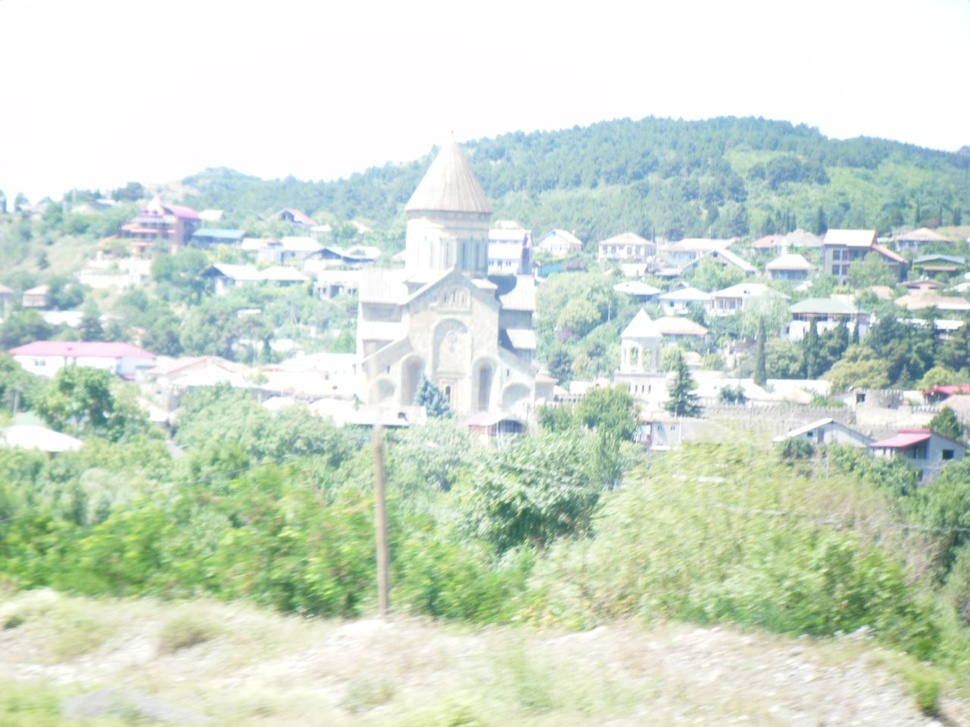
#> input picture DIP-Labs/Lab06_Image_Enhancement/sample_img.jpg, 970 x 727 px, shrunk from 1280 x 960 before the run
$ python Task_01.py
#> lines starting #> are read from the running program, lines starting #| are printed output that depends on the picture
'''
	Image enhancement of a washed out image using few techniques.
'''
import cv2
import matplotlib.pyplot as plt
import numpy as np

def plot_histogram(img):
	plt.hist(img.ravel(), bins=256, range=(0.0, 255.0), fc='k', ec='k')
	plt.show()

def gamma_correction(img_file, gamma=0.2):
	'''
		This is technique number 01.
		We apply gamma correction to check the results of the enhanced washed out image.
	'''
	img = cv2.imread(img_file, 0)
	height, width = img.shape
	gamma_corrected_img = np.zeros(shape=img.shape)
	print("Height: ", height, " Width: ", width)
	for y in range(width-1):
		for x in range(height-1):
			gamma_corrected_img[x,y] = (1*img[x,y]**(1/gamma))*255
	plt.imshow(gamma_corrected_img, cmap='gray')
	plt.show()

def histogram_equalization(img_file):
	'''
		This is the technique number 02.
		We apply histogram equalization technique in this to image.
		'''
#> called with img_file = 'sample_img.jpg'
	img = cv2.imread(img_file)
#> img is the input picture: shape (727, 970, 3); mean B, G, R 204.8, 219.7, 206.5
	img_yuv = cv2.cvtColor(img, cv2.COLOR_BGR2YUV)
#> img_yuv: shape (727, 970, 3); mean of channels 0, 1, 2 214.1, 123.4, 121.4
	img_yuv[:,:,0] = cv2.equalizeHist(img_yuv[:,:,0])
#> img_yuv: shape (727, 970, 3); mean of channels 0, 1, 2 133, 123.4, 121.4
	img_output = cv2.cvtColor(img_yuv, cv2.COLOR_YUV2BGR)
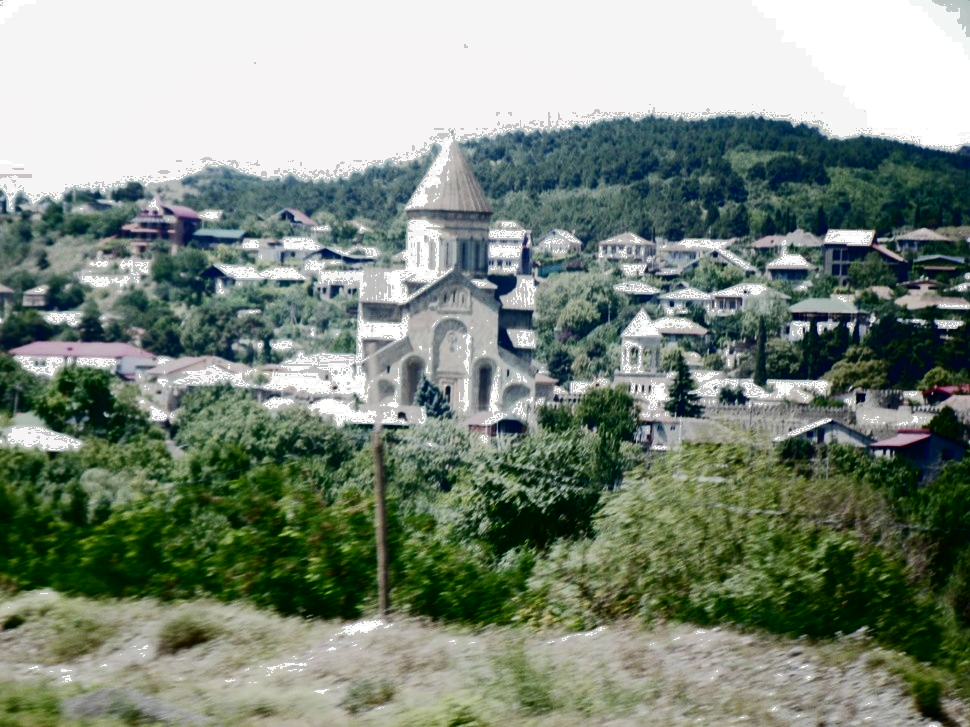
#> img_output: shape (727, 970, 3); mean B, G, R 125.2, 138.6, 126.2
	plt.imshow(img_output)
	plt.show()
	plot_histogram(img_output)
#> in plot_histogram, `plt.show()`:
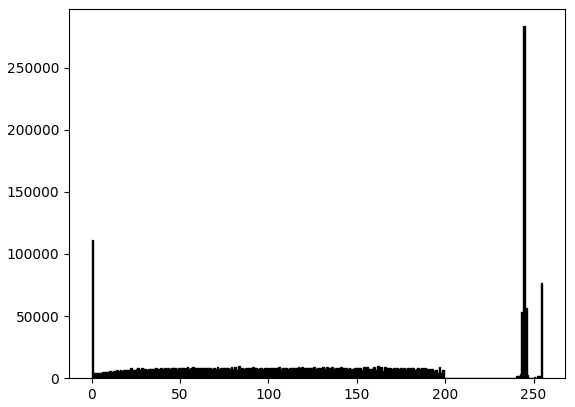
#> figure drawn by matplotlib, 1 panel; tallest bar 283255 high, from x = 244 to 245

histogram_equalization("sample_img.jpg")

$ run again, with DIP-Labs/Lab06_Image_Enhancement/gamma_corrected_img.png saved as DIP-Labs/Lab06_Image_Enhancement/sample_img.jpg
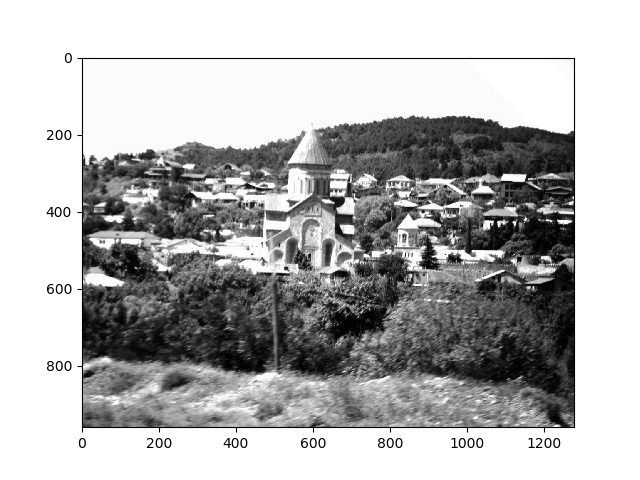
#> input picture DIP-Labs/Lab06_Image_Enhancement/gamma_corrected_img.png, 640 x 480 px
#> in histogram_equalization, img is the input picture: shape (480, 640, 3); min 0, max 255, mean 180.8
#> in histogram_equalization, `img_output = cv2.cvtColor(img_yuv, cv2.COLOR_YUV2BGR)`:
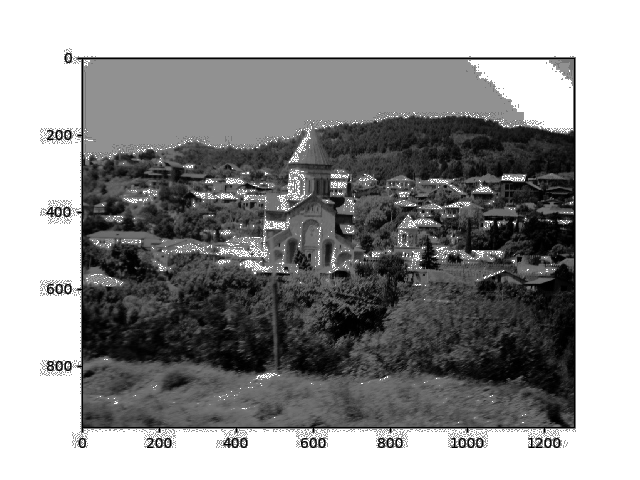
#> img_output: shape (480, 640, 3); min 0, max 255, mean 149.8
#> in plot_histogram, `plt.show()`:
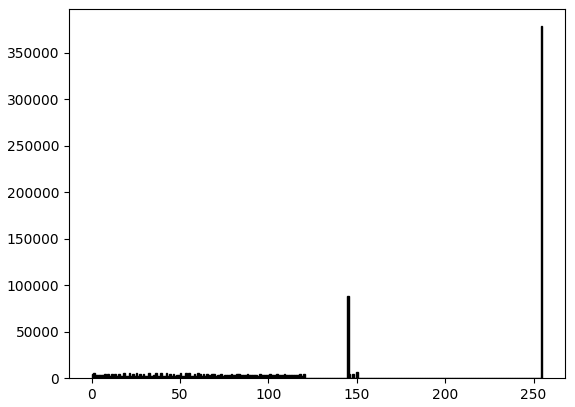
#> figure drawn by matplotlib, 1 panel; tallest bar 378600 high, from x = 254 to 255
